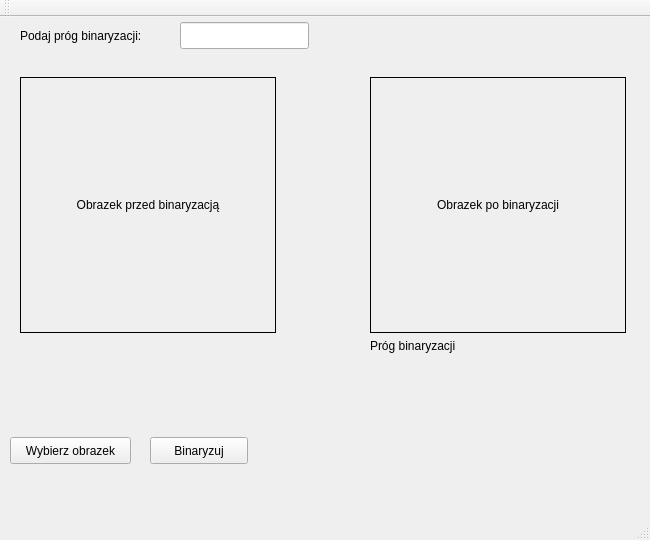
<?xml version="1.0" encoding="UTF-8"?>
<ui version="4.0">
 <class>MainWindow</class>
 <widget class="QMainWindow" name="MainWindow">
  <property name="geometry">
   <rect>
    <x>0</x>
    <y>0</y>
    <width>650</width>
    <height>540</height>
   </rect>
  </property>
  <property name="minimumSize">
   <size>
    <width>650</width>
    <height>540</height>
   </size>
  </property>
  <property name="windowTitle">
   <string>Binaryzacja</string>
  </property>
  <property name="tabShape">
   <enum>QTabWidget::Triangular</enum>
  </property>
  <widget class="QWidget" name="centralWidget">
   <widget class="QLineEdit" name="lineEdit">
    <property name="geometry">
     <rect>
      <x>180</x>
      <y>5</y>
      <width>129</width>
      <height>27</height>
     </rect>
    </property>
    <property name="text">
     <string/>
    </property>
   </widget>
   <widget class="QLabel" name="label">
    <property name="geometry">
     <rect>
      <x>20</x>
      <y>60</y>
      <width>256</width>
      <height>256</height>
     </rect>
    </property>
    <property name="maximumSize">
     <size>
      <width>256</width>
      <height>256</height>
     </size>
    </property>
    <property name="sizeIncrement">
     <size>
      <width>0</width>
      <height>0</height>
     </size>
    </property>
    <property name="frameShape">
     <enum>QFrame::Box</enum>
    </property>
    <property name="text">
     <string>Obrazek przed binaryzacją</string>
    </property>
    <property name="scaledContents">
     <bool>true</bool>
    </property>
    <property name="alignment">
     <set>Qt::AlignCenter</set>
    </property>
    <property name="wordWrap">
     <bool>true</bool>
    </property>
   </widget>
   <widget class="QLabel" name="label_2">
    <property name="geometry">
     <rect>
      <x>370</x>
      <y>60</y>
      <width>256</width>
      <height>256</height>
     </rect>
    </property>
    <property name="maximumSize">
     <size>
      <width>512</width>
      <height>512</height>
     </size>
    </property>
    <property name="frameShape">
     <enum>QFrame::Box</enum>
    </property>
    <property name="text">
     <string>Obrazek po binaryzacji</string>
    </property>
    <property name="scaledContents">
     <bool>true</bool>
    </property>
    <property name="alignment">
     <set>Qt::AlignCenter</set>
    </property>
    <property name="wordWrap">
     <bool>true</bool>
    </property>
   </widget>
   <widget class="QPushButton" name="pushButton_3">
    <property name="geometry">
     <rect>
      <x>10</x>
      <y>420</y>
      <width>121</width>
      <height>27</height>
     </rect>
    </property>
    <property name="text">
     <string>Wybierz obrazek</string>
    </property>
    <property name="flat">
     <bool>false</bool>
    </property>
   </widget>
   <widget class="QLabel" name="label_3">
    <property name="geometry">
     <rect>
      <x>20</x>
      <y>10</y>
      <width>161</width>
      <height>17</height>
     </rect>
    </property>
    <property name="text">
     <string>Podaj próg binaryzacji:</string>
    </property>
   </widget>
   <widget class="QPushButton" name="pushButton">
    <property name="geometry">
     <rect>
      <x>150</x>
      <y>420</y>
      <width>98</width>
      <height>27</height>
     </rect>
    </property>
    <property name="text">
     <string>Binaryzuj</string>
    </property>
   </widget>
   <widget class="QLabel" name="label_4">
    <property name="geometry">
     <rect>
      <x>370</x>
      <y>320</y>
      <width>151</width>
      <height>17</height>
     </rect>
    </property>
    <property name="text">
     <string>Próg binaryzacji</string>
    </property>
   </widget>
   <widget class="QLabel" name="label_5">
    <property name="geometry">
     <rect>
      <x>470</x>
      <y>320</y>
      <width>66</width>
      <height>17</height>
     </rect>
    </property>
    <property name="text">
     <string/>
    </property>
   </widget>
  </widget>
  <widget class="QMenuBar" name="menuBar">
   <property name="geometry">
    <rect>
     <x>0</x>
     <y>0</y>
     <width>650</width>
     <height>25</height>
    </rect>
   </property>
  </widget>
  <widget class="QToolBar" name="mainToolBar">
   <attribute name="toolBarArea">
    <enum>TopToolBarArea</enum>
   </attribute>
   <attribute name="toolBarBreak">
    <bool>false</bool>
   </attribute>
  </widget>
  <widget class="QStatusBar" name="statusBar"/>
 </widget>
 <layoutdefault spacing="6" margin="11"/>
 <resources/>
 <connections/>
</ui>
